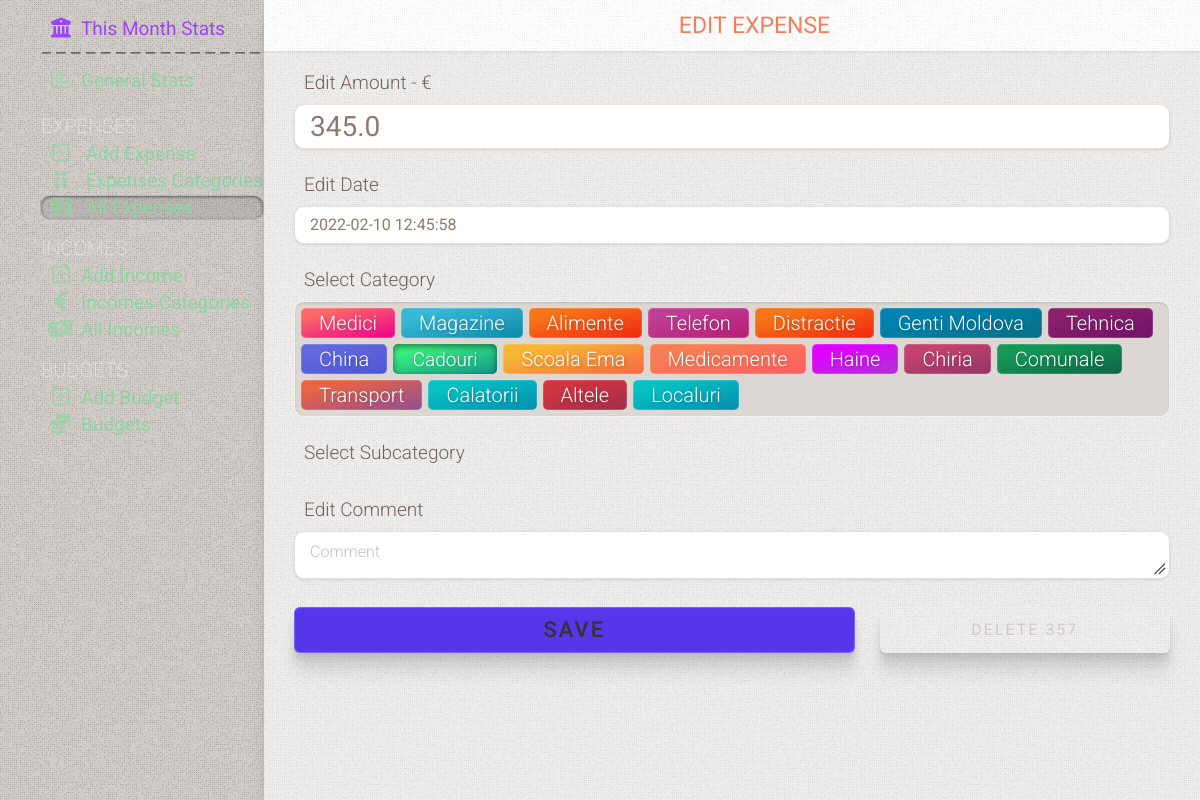
Before: /357/edit with the older database file.
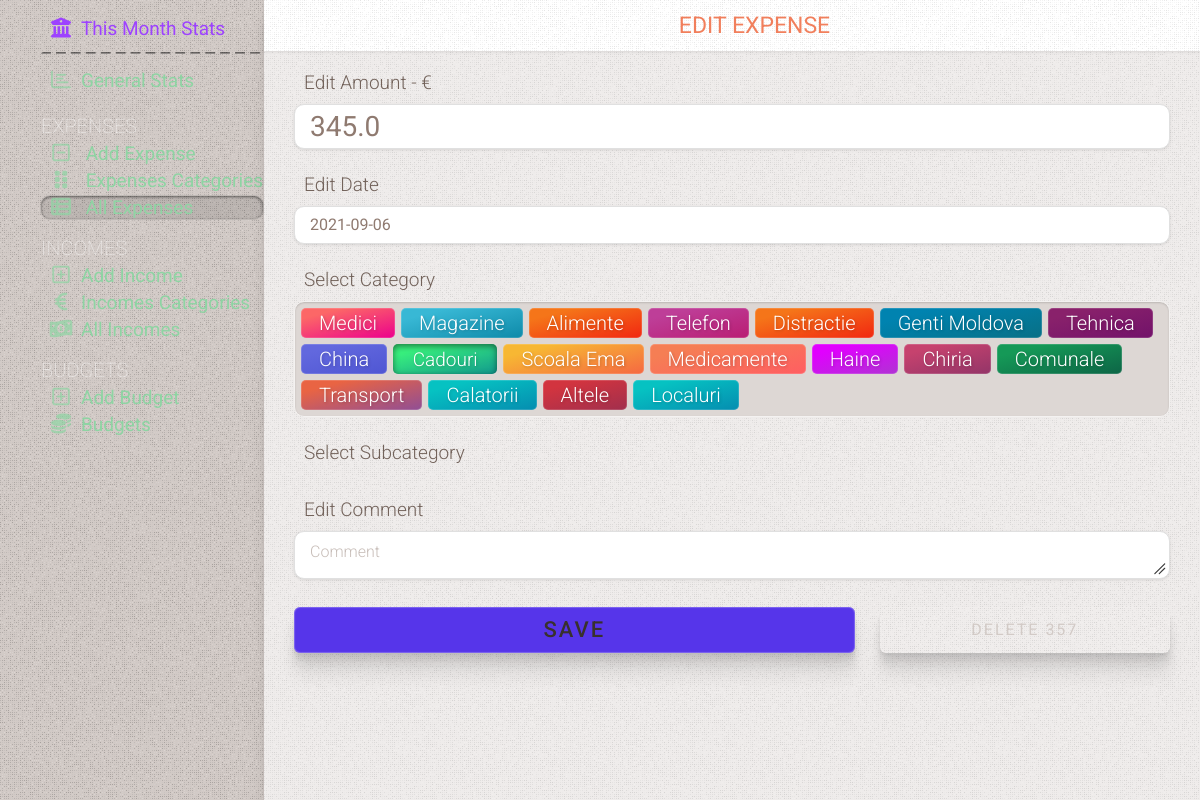
After: the same page with the newer database file.
### tables this page shows
CREATE TABLE expenses
(
    id          INTEGER PRIMARY KEY AUTOINCREMENT,
    date        TIMESTAMP NOT NULL DEFAULT CURRENT_TIMESTAMP,
    sum         REAL      NOT NULL,
    category    INTEGER   NOT NULL,
    subcategory INTEGER   NOT NULL,
    comment     TEXT

);

### app.py (the view, shortened to what this page needs)
@app.route('/<int:id>/edit', methods=('GET', 'POST'))
def edit(id):
    expense = get_expenses(id)
    conn = get_db_connection()
    categories = conn.execute(
        "SELECT id, name, color as color, state FROM categories WHERE state is not 'true'").fetchall()
    subcategories = conn.execute(
        "SELECT subcategories.id as id, subcategories.name as name, categories.name as category FROM subcategories LEFT JOIN categories on categories.id = subcategories.category_id WHERE subcategories.state is not 'true'").fetchall()
    conn.close()
    return render_template('edit_expense.html', title='Edit Expense', gradient='text-gradient-red', expense=expense,
                           categories=categories,
                           subcategories=subcategories)

### app.py (called while the page is built)
def get_db_connection():
    conn = sqlite3.connect('static/database.db')
    conn.row_factory = sqlite3.Row
    return conn

def get_expenses(expense_id):
    conn = get_db_connection()
    expense = conn.execute('SELECT *, strftime("%d-%m-%Y %H:%M:%S", date) as date_s FROM expenses WHERE id = ?',
                           (expense_id,)).fetchone()
    conn.close()
    if expense is None:
        abort(404)
    return expense

### templates/edit_expense.html (shortened to what this page needs)
{% extends 'base.html' %} {% block content %}
	<div class="page_title {{ gradient }}" >
		<span >{% block title %}{{ title }}{% endblock %}</span >
	</div >
	<div class="content" >
		<form method="post" >
			<div class="subtitle3" >Edit Amount - &euro;</div >
			<input type="number" autofocus name="sum" placeholder="Amount" class="summ" min="0" step="0.01"
						 pattern="[0-9]+([\.][0-9])" value="{{ request.form['sum'] or expense['sum'] }}" />
			<div class="subtitle3 mt-24" >Edit Date</div >
			<input data-toggle="datepicker" type="text" name="date" placeholder="Date" class="form-control"
						 value="{{ request.form['date_s'] or expense['date'] }}" />
			<div class="subtitle3 mt-24" >Select Category</div >
			<div class="radio-group category-group category-group-color" id="select-add-category" >
				{% for id, name, color, state in categories %}
					<label for="{{ name }}" class="{{ color }}" ><span >{{ name }}</span ></label >
				{% endfor %}
			</div >
			<div class="subtitle3 mt-24 subtitle-subcategory" >Select Subcategory</div >
			<div class="subtitle3 mt-24" >Edit Comment</div >
			<textarea name="comment" placeholder="Comment"
								class="form-control" >{{ request.form['comment'] or expense['comment'] }}</textarea >
			<div class="form-buttons mt-24" >
				<button type="submit" class="send-button" >Save</button >
				<a href="/delete-expense/{{ expense['id'] }}" class="delete-button"
					 onclick="return confirm('Delete this expense?')" >Delete {{ expense['id'] }}</a >
			</div >
		</form >
	</div >
{% endblock %}

Changed rows visible on the page:
changed expenses id 357: date "2022-02-10 12:45:58" → "2021-09-06"
